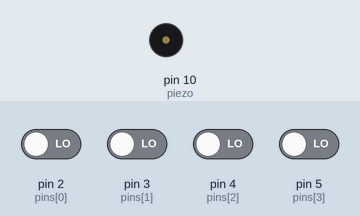
The sketch below on a simulated Arduino Uno, built with avr-gcc and run on an emulated ATmega328P. On the bench: buzzer (waves = sounding). Inputs (shaded band) come from the test bench; at power-on: pin 2 (pins[0]), pin 3 (pins[1]), pin 4 (pins[2]), pin 5 (pins[3]) LOW.

Above: at 1.2 s.
1.3 s: pin 2 (pins[0]) driven HIGH
At 1.8 s:
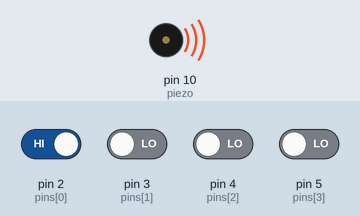
Timing chart, 0 to 4.3 s (numbered marks = the images above; inputs shaded):
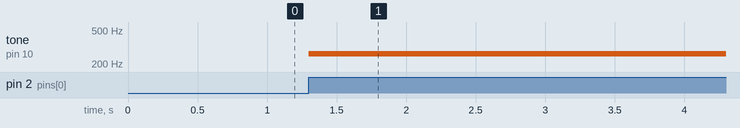

The sketch:

ManualBuzzer_Melody_Arr.ino
```cpp
int piezo = 10;
int pins[] = { 2, 3, 4, 5 };
int tones[] = { 262, 294, 330, 349 };

void setup() {
  for (int i = 0; i < 4; i++) {
    pinMode(pins[i], INPUT);
  }
}

void loop() {
  for (int i = 0; i < 4; i++) {
    if (digitalRead(pins[i]) == HIGH) {
      tone(piezo, tones[i], 20);
    }
  }
}
```

Measured:
- after the input at 1.3 s, tone on pin 10 (piezo): silent → 262 Hz at once
